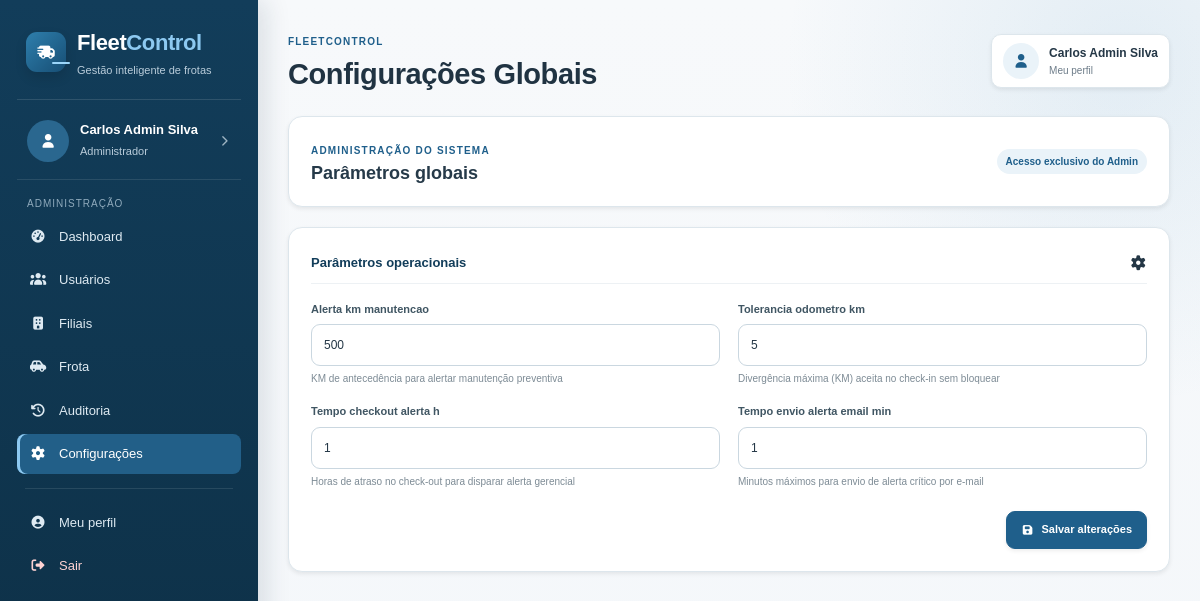
/admin/configuracoes.php (signed in), run on the app's committed database.
### tables this page shows
CREATE TABLE configuracoes_globais (
    id              INT UNSIGNED    NOT NULL AUTO_INCREMENT,
    chave           VARCHAR(80)     NOT NULL,
    valor           VARCHAR(255)    NOT NULL,
    descricao       VARCHAR(200)    DEFAULT NULL,
    atualizado_em   DATETIME        NOT NULL DEFAULT CURRENT_TIMESTAMP ON UPDATE CURRENT_TIMESTAMP,
    atualizado_por  INT UNSIGNED    DEFAULT NULL,
    PRIMARY KEY (id),
    UNIQUE KEY uq_config_chave (chave),
    CONSTRAINT fk_config_usuario
        FOREIGN KEY (atualizado_por) REFERENCES usuarios(id)
        ON UPDATE CASCADE ON DELETE SET NULL
);

### funcoes.php (called while the page is built, shortened)
<?php
function escapar($texto)
{
    return htmlspecialchars((string) $texto, ENT_QUOTES, 'UTF-8');
}
?>

### admin/configuracoes.php (the view, shortened to what this page needs)
<?php
include "../conexao.php";
include "../funcoes.php";
$configuracoes = $sql->query(
    "SELECT *
     FROM configuracoes_globais
     ORDER BY id"
);
include '../cabecalho.php';
?>
<div class="dashboard-intro painel shadow-sm">
    <div>
        <span class="etiqueta">Administração do sistema</span>
        <h3>Parâmetros globais</h3>
    </div>
    <span class="status andamento">Acesso exclusivo do Admin</span>
</div>
<div class="painel shadow-sm">
    <form method="POST">
        <div class="formulario">
            <div class="secao-form-titulo">
                <div>
                    <strong>Parâmetros operacionais</strong>
                </div>
                <i class="fa-solid fa-gear"></i>
            </div>
            <?php while ($configuracao = $configuracoes->fetch_assoc()): ?>
                <div class="input-box">
                    <label for="config-<?php echo $configuracao['id']; ?>">
                        <?php echo escapar(str_replace('_', ' ', ucfirst($configuracao['chave']))); ?>
                    </label>
                    <input
                        type="text"
                        id="config-<?php echo $configuracao['id']; ?>"
                        name="valor[<?php echo $configuracao['id']; ?>]"
                        maxlength="255"
                        required
                        value="<?php echo escapar($configuracao['valor']); ?>"
                    >
                    <small class="texto-ajuda">
                        <?php echo escapar($configuracao['descricao']); ?>
                    </small>
                </div>
            <?php endwhile; ?>
            <div class="fin">
                <button class="botao botao-principal shadow-sm" type="submit">
                    <i class="fa-solid fa-floppy-disk"></i>
                    Salvar alterações
                </button>
            </div>
        </div>
    </form>
</div>
<?php include '../rodape.php'; ?>

### css/style.css (style rules this page uses)
:root { --azul: #1f5f8b; --azul-hover: #174e74; --azul-escuro: #123d5a; --azul-muito-escuro: #0d2f45; --azul-claro: #eaf3f9; --azul-borda: #cfe0eb; --fundo: #f4f7fa; --branco: #ffffff; --texto: #243746; --texto-claro: #6d7c89; --borda: #dde6ec; --borda-forte: #cad7e0; --verde: #2c8a58; --verde-claro: #eaf7ef; --amarelo: #ad7519; --amarelo-claro: #fff6e4; --vermelho: #b84646; --vermelho-claro: #fff0f0; --cinza-claro: #f7f9fb; --sombra: 0 .5rem 1.2rem rgba(25, 55, 75, .08); --sombra-forte: 0 .8rem 2rem rgba(25, 55, 75, .12); --raio: 14px; --raio-menor: 9px; }
* { box-sizing: border-box; }
html { scroll-behavior: smooth; }
body { margin: 0; color: var(--texto); background: var(--fundo); font-family: Arial, Helvetica, sans-serif; font-size: 14px; line-height: 1.5; }
body, button, input, select, textarea { font-family: Arial, Helvetica, sans-serif; }
button, a, input, select, textarea { -webkit-tap-highlight-color: transparent; }
.etiqueta, .mini-etiqueta { color: var(--azul); font-size: 10px; font-weight: 700; letter-spacing: 1.2px; text-transform: uppercase; }
.painel, .card-info, .recurso-card, .viagem-card { border: 1px solid var(--borda); background: var(--branco); border-radius: var(--raio); }
.painel { padding: 22px; margin-bottom: 20px; }
.painel-titulo h3, .painel h3 { margin: 3px 0 0; color: #263a49; font-size: 18px; font-weight: 700; }
.dashboard-intro, .motorista-boas-vindas { display: flex; align-items: center; justify-content: space-between; gap: 18px; }
.status { display: inline-flex; align-items: center; gap: 5px; padding: 5px 9px; border-radius: 999px; font-size: 10px; font-weight: 700; white-space: nowrap; }
.status.transito, .status.andamento, .status.em_andamento { color: var(--azul); background: var(--azul-claro); }
.botao { min-height: 38px; padding: 9px 14px; display: inline-flex; align-items: center; justify-content: center; gap: 7px; border: 1px solid transparent; border-radius: 9px; cursor: pointer; font-size: 11px; font-weight: 700; line-height: 1.2; transition: transform .16s ease, background-color .16s ease, border-color .16s ease, box-shadow .16s ease; }
.botao-principal { color: #fff; background: var(--azul); border-color: var(--azul); }
.formulario, .formulario-interno { display: grid; grid-template-columns: repeat(2, minmax(0, 1fr)); gap: 17px 18px; }
.input-box { min-width: 0; }
.input-box.completa, .fin, .secao-form, .aviso-form.completa { grid-column: 1 / -1; }
.input-box label { display: flex; align-items: baseline; gap: 6px; margin-bottom: 7px; color: #405663; font-size: 11px; font-weight: 700; }
.input-box input, .input-box select, .input-box textarea { width: 100%; min-height: 42px; padding: 10px 12px; color: var(--texto); border: 1px solid var(--borda-forte); border-radius: 9px; outline: none; background: #fff; font-size: 12px; transition: border-color .16s ease, box-shadow .16s ease, background-color .16s ease; }
.input-box input::placeholder, .input-box textarea::placeholder { color: #a0abb3; }
.texto-ajuda { display: block; margin-top: 6px; color: #7d8b95; font-size: 10px; line-height: 1.4; }
.secao-form-titulo { grid-column: 1 / -1; display: flex; align-items: center; justify-content: space-between; gap: 12px; padding-bottom: 10px; margin-top: 3px; border-bottom: 1px solid #edf1f4; }
.secao-form-titulo strong { display: block; color: var(--azul-escuro); font-size: 13px; }
.fin { display: flex; align-items: center; justify-content: flex-end; flex-wrap: wrap; gap: 9px; padding-top: 5px; }

### data on the page
configuracoes_globais: chave "Alerta km manutencao", valor "500", descricao "KM de antecedência para alertar manutenção preventiva"
configuracoes_globais: chave "Tolerancia odometro km", valor "5", descricao "Divergência máxima (KM) aceita no check-in sem bloquear"
configuracoes_globais: chave "Tempo checkout alerta h", valor "1", descricao "Horas de atraso no check-out para disparar alerta gerencial"
configuracoes_globais: chave "Tempo envio alerta email min", valor "1", descricao "Minutos máximos para envio de alerta crítico por e-mail"

### other printed values
escapar($nome_atual) "Carlos Admin Silva"
escapar(perfil_nome($perfil_atual)) "Administrador"
escapar($titulo) "Configurações Globais"
escapar($_SESSION['usuario']['nome'] ?? 'Usuário') "Carlos Admin Silva"
